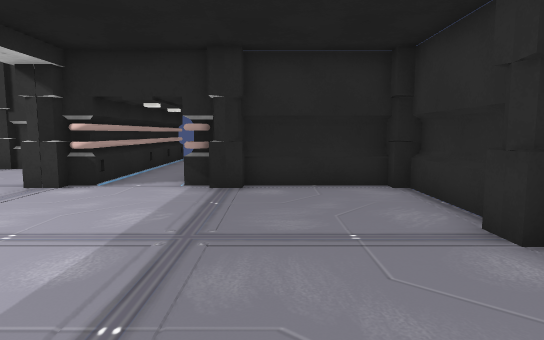
[1] (above)

15 first-person views from a walk through a scene from a Unity 3-D project. The camera is 1.2 m above the floor, tilts 6° down and sees 75° across. The floor is counted in squares, 1 m on a side. Each view is taken from the middle of a square. On the plan, view 1 faces up. The plan holds only what a view shows up to about 14 squares ahead; the rest is blank. The player is left out. Some animated figures are not drawn. Some surface patterns are stand-ins.

[2]
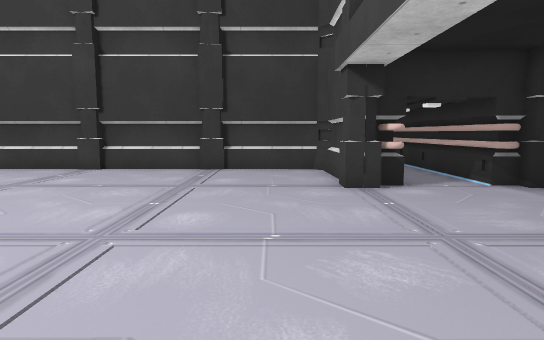

[3]
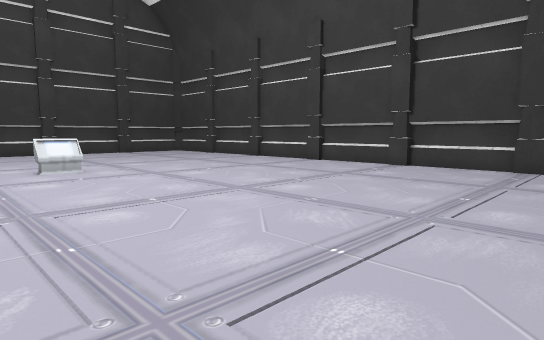

[4]
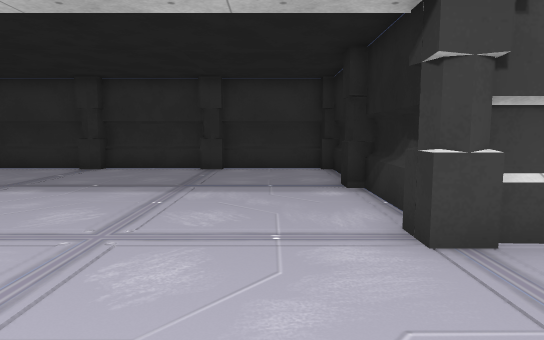

[5]
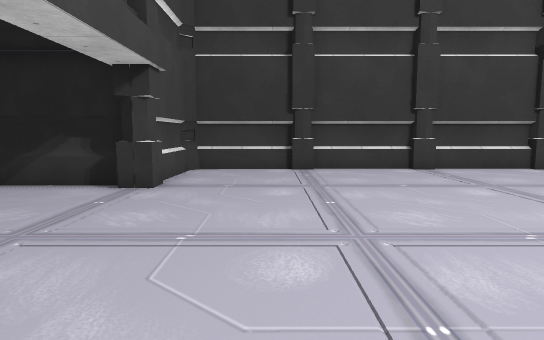

[6]
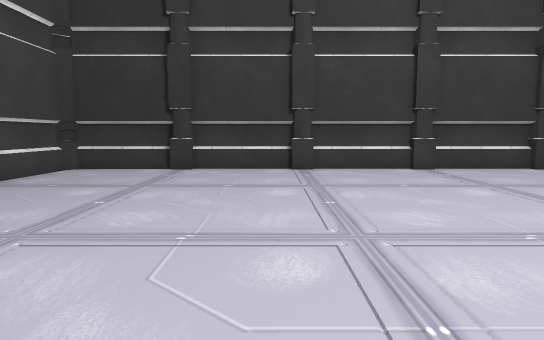

[7]
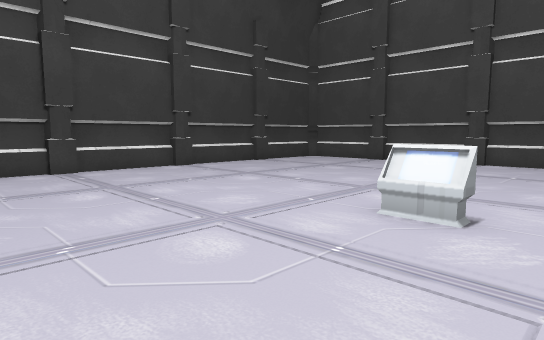

[8]
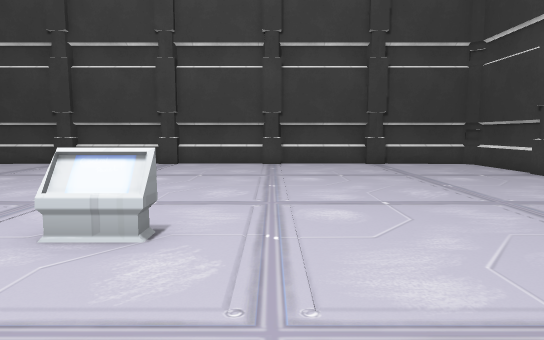

[9]
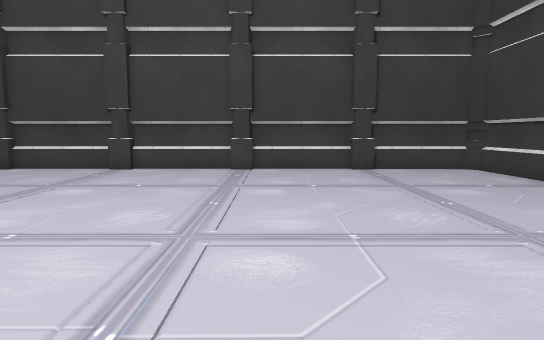

[10]
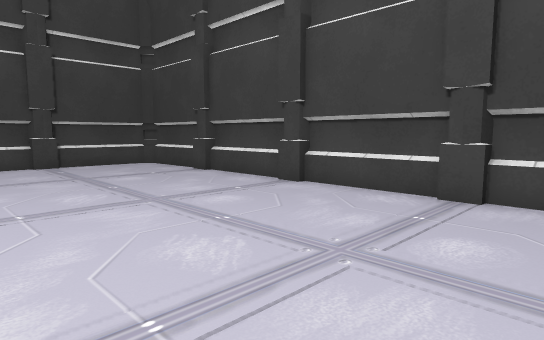

[11]
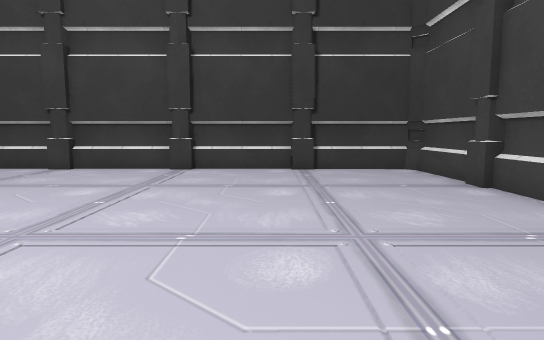

[12]
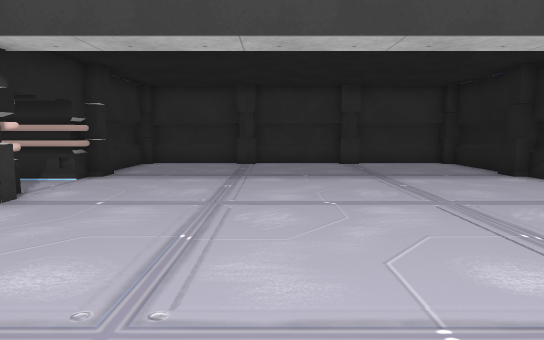

[13]
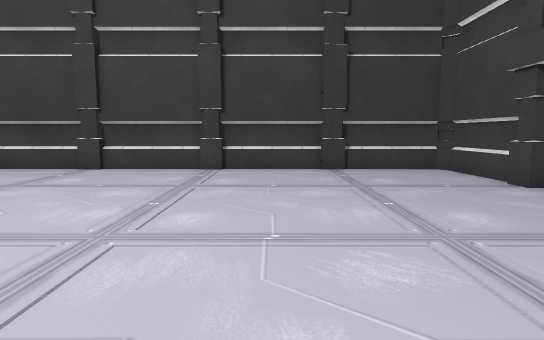

[14]
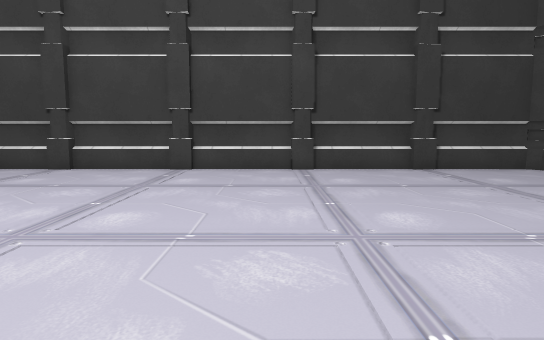

[15]
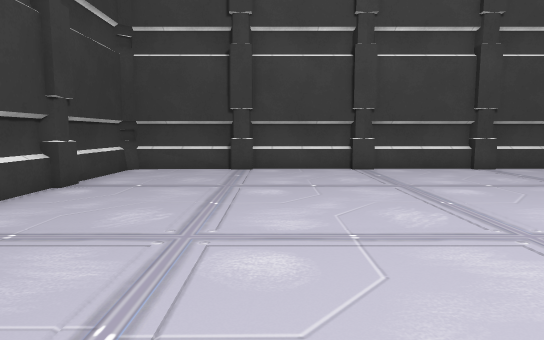

### Floor plan
Key: @ floor where view 1 was taken; # wall or solid block; . floor; = window, fence, low wall or low ledge.
Columns run from 29 left of view 1 to 3 right of it. Each row starts with its distance up from view 1.
 14                          # #
 13                          #.#
 12 ##########################.#
 11 #.......................##.#
 10 #.......................##.#
  9 #.......................##.#
  8 #.......................##.######
  7 #...............................#
  6 #...............................#
  5 #...............................#
  4 #...............................#
  3 #........................   ....#
  2 #.........=..............   ....#
  1 #........................   ....#
  0 #............................@..#
 -1 #...............................#
 -2 #...............................#
 -3 #...............................#
 -4 #.......................#########
 -5 #.......................#
 -6 #.......................#
 -7 #.......................#
 -8 #########################

Where each view was taken, in squares from view 1:
view 1: 0 up, 0 right, facing up
view 2: 0 up, 7 left, facing up
view 3: 1 down, 7 left, facing up-left
view 4: 2 down, 9 left, facing right
view 5: 4 up, 8 left, facing down
view 6: 4 up, 12 left, facing down
view 7: 4 up, 14 left, facing down-left
view 8: 4 up, 15 left, facing left
view 9: 5 up, 17 left, facing left
view 10: 5 up, 15 left, facing up-left
view 11: 4 up, 24 left, facing down
view 12: 3 up, 11 left, facing right
view 13: 0 up, 11 left, facing up
view 14: 0 up, 14 left, facing up
view 15: 3 down, 17 left, facing left
